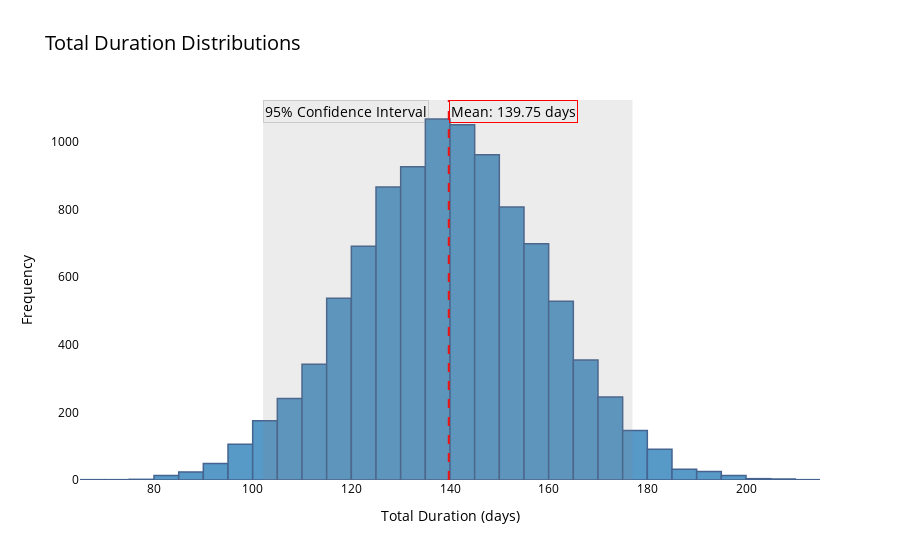
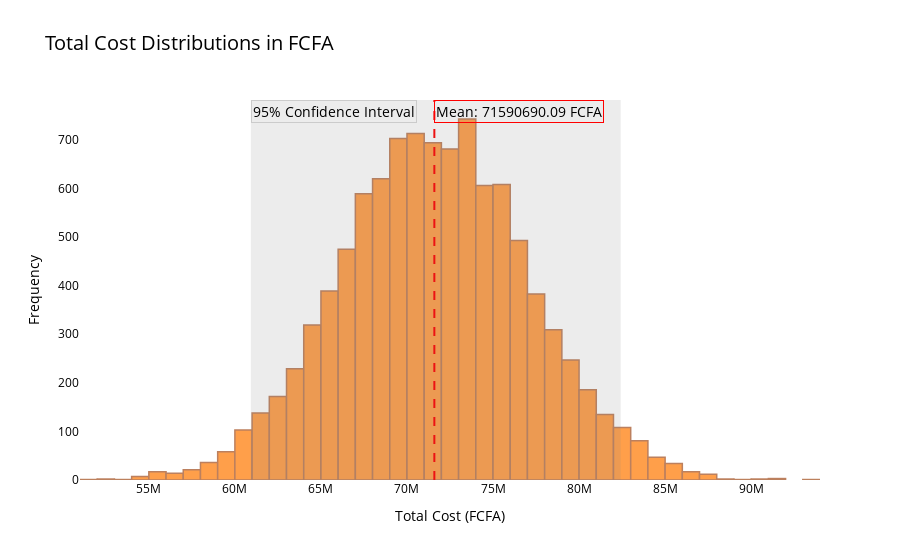
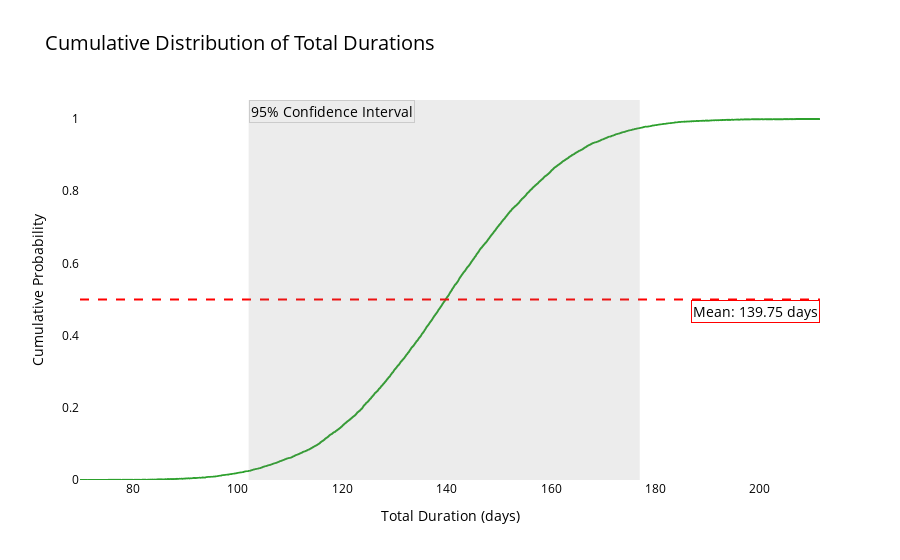
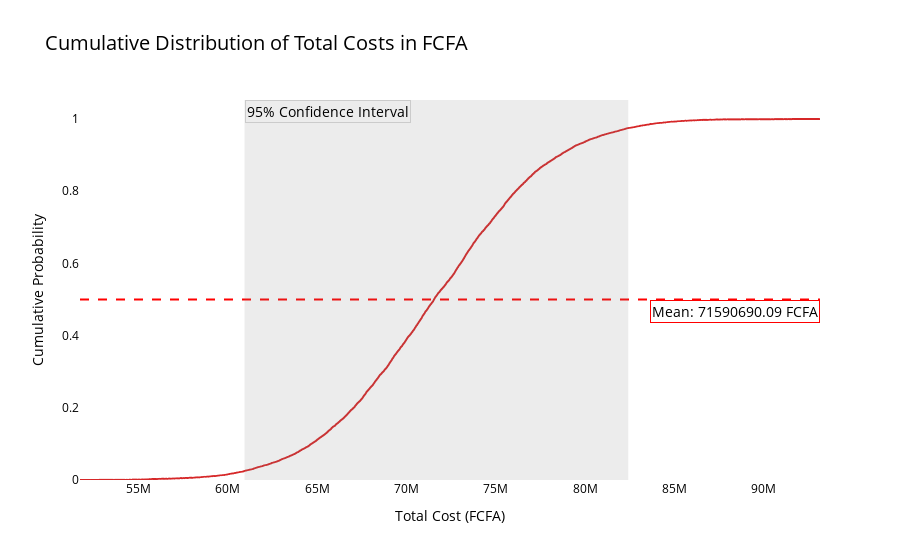

Source (notebook cell) for these figures, in order:
### Code cell
# Plotting results and saving them
fig1 = px.histogram(results_df, x='Total Duration', nbins=50, title='Total Duration Distributions')
fig1.update_traces(marker_color='rgb(31, 119, 180)', opacity=0.75, marker_line_color='rgb(8,48,107)', marker_line_width=1.5)
fig1.update_layout(plot_bgcolor='rgba(0,0,0,0)', paper_bgcolor='rgba(0,0,0,0)', xaxis_title='Total Duration (days)', yaxis_title='Frequency')
fig1.update_xaxes(showgrid=False)
fig1.update_yaxes(showgrid=False)
fig1.update_layout(title_font=dict(size=20), font=dict(color='black'))  
fig1.add_vline(x=mean_duration, line_dash='dash', line_color='red',
               annotation_text=f'Mean: {mean_duration:.2f} days',
               annotation_position="top right", annotation_font=dict(size=14), annotation_bgcolor='rgba(0,0,0,0)', annotation_bordercolor='red')
fig1.add_vrect(x0=confidence_interval_duration[0], x1=confidence_interval_duration[1], line_width=0,
               fillcolor='rgba(128, 128, 128, 0.3)', opacity=0.5,
               annotation_text='95% Confidence Interval', annotation_position="top left",
               annotation_font=dict(size=14), annotation_bgcolor='rgba(0,0,0,0)', annotation_bordercolor='rgba(128, 128, 128, 0.3)')

fig2 = px.histogram(results_df, x='Total Cost FCFA', nbins=50, title='Total Cost Distributions in FCFA')
fig2.update_traces(marker_color='rgb(255, 127, 14)', opacity=0.75, marker_line_color='rgb(166, 86, 40)', marker_line_width=1.5)
fig2.update_layout(plot_bgcolor='rgba(0,0,0,0)', paper_bgcolor='rgba(0,0,0,0)', xaxis_title='Total Cost (FCFA)', yaxis_title='Frequency')
fig2.update_xaxes(showgrid=False)
fig2.update_yaxes(showgrid=False)
fig2.update_layout(title_font=dict(size=20), font=dict(color='black'))
fig2.add_vline(x=mean_cost, line_dash='dash', line_color='red',
               annotation_text=f'Mean: {mean_cost:.2f} FCFA',
               annotation_position="top right", annotation_font=dict(size=14), annotation_bgcolor='rgba(0,0,0,0)', annotation_bordercolor='red')
fig2.add_vrect(x0=confidence_interval_cost[0], x1=confidence_interval_cost[1], line_width=0,
               fillcolor='rgba(128, 128, 128, 0.3)', opacity=0.5,
               annotation_text='95% Confidence Interval', annotation_position="top left",
               annotation_font=dict(size=14), annotation_bgcolor='rgba(0,0,0,0)', annotation_bordercolor='rgba(128, 128, 128, 0.3)')

fig3 = px.ecdf(results_df, x='Total Duration', title='Cumulative Distribution of Total Durations')
fig3.update_traces(line=dict(color='rgb(44, 160, 44)', width=2), marker=dict(size=3))
fig3.update_layout(plot_bgcolor='rgba(0,0,0,0)', paper_bgcolor='rgba(0,0,0,0)', xaxis_title='Total Duration (days)', yaxis_title='Cumulative Probability')
fig3.update_xaxes(showgrid=False)
fig3.update_yaxes(showgrid=False)
fig3.update_layout(title_font=dict(size=20), font=dict(color='black'))
fig3.add_hline(y=0.5, line_dash='dash', line_color='red',
               annotation_text=f'Mean: {mean_duration:.2f} days',
               annotation_position="bottom right", annotation_font=dict(size=14), annotation_bgcolor='rgba(0,0,0,0)', annotation_bordercolor='red')
fig3.add_vrect(x0=confidence_interval_duration[0], x1=confidence_interval_duration[1], line_width=0,
               fillcolor='rgba(128, 128, 128, 0.3)', opacity=0.5,
               annotation_text='95% Confidence Interval', annotation_position="top left",
               annotation_font=dict(size=14), annotation_bgcolor='rgba(0,0,0,0)', annotation_bordercolor='rgba(128, 128, 128, 0.3)')

fig4 = px.ecdf(results_df, x='Total Cost FCFA', title='Cumulative Distribution of Total Costs in FCFA')
fig4.update_traces(line=dict(color='rgb(214, 39, 40)', width=2), marker=dict(size=3))
fig4.update_layout(plot_bgcolor='rgba(0,0,0,0)', paper_bgcolor='rgba(0,0,0,0)', xaxis_title='Total Cost (FCFA)', yaxis_title='Cumulative Probability')
fig4.update_xaxes(showgrid=False)
fig4.update_yaxes(showgrid=False)
fig4.update_layout(title_font=dict(size=20), font=dict(color='black'))

fig4.add_hline(y=0.5, line_dash='dash', line_color='red',
               annotation_text=f'Mean: {mean_cost:.2f} FCFA',
               annotation_position="bottom right", annotation_font=dict(size=14), annotation_bgcolor='rgba(0,0,0,0)', annotation_bordercolor='red')
fig4.add_vrect(x0=confidence_interval_cost[0], x1=confidence_interval_cost[1], line_width=0,
               fillcolor='rgba(128, 128, 128, 0.3)', opacity=0.5,
               annotation_text='95% Confidence Interval', annotation_position="top left",
               annotation_font=dict(size=14), annotation_bgcolor='rgba(0,0,0,0)', annotation_bordercolor='rgba(128, 128, 128, 0.3)')

fig1.show()
fig2.show()
fig3.show()
fig4.show()

### Figure 1 — Plotly figure (JSON) as saved in the notebook; plotly's stock layout.template omitted (floating-point values rounded to 4 significant figures; data arrays with more than 128 entries replaced by an {"elided": "..."} marker saying what was removed)
{"data": [{"alignmentgroup": "True", "bingroup": "x", "hovertemplate": "Total Duration=%{x}<br>count=%{y}<extra></extra>", "legendgroup": "", "marker": {"color": "rgb(31, 119, 180)", "line": {"color": "rgb(8,48,107)", "width": 1.5}, "pattern": {"shape": ""}}, "name": "", "nbinsx": 50, "offsetgroup": "", "opacity": 0.75, "orientation": "v", "showlegend": false, "type": "histogram", "x": {"elided": "10000 float values"}, "xaxis": "x", "yaxis": "y"}], "layout": {"annotations": [{"bgcolor": "rgba(0,0,0,0)", "bordercolor": "red", "font": {"size": 14}, "showarrow": false, "text": "Mean: 139.75 days", "x": 139.8, "xanchor": "left", "xref": "x", "y": 1, "yanchor": "top", "yref": "y domain"}, {"bgcolor": "rgba(0,0,0,0)", "bordercolor": "rgba(128, 128, 128, 0.3)", "font": {"size": 14}, "showarrow": false, "text": "95% Confidence Interval", "x": 102.1, "xanchor": "left", "xref": "x", "y": 1, "yanchor": "top", "yref": "y domain"}], "barmode": "relative", "font": {"color": "black"}, "legend": {"tracegroupgap": 0}, "paper_bgcolor": "rgba(0,0,0,0)", "plot_bgcolor": "rgba(0,0,0,0)", "shapes": [{"line": {"color": "red", "dash": "dash"}, "type": "line", "x0": 139.8, "x1": 139.8, "xref": "x", "y0": 0, "y1": 1, "yref": "y domain"}, {"fillcolor": "rgba(128, 128, 128, 0.3)", "line": {"width": 0}, "opacity": 0.5, "type": "rect", "x0": 102.1, "x1": 177.0, "xref": "x", "y0": 0, "y1": 1, "yref": "y domain"}], "title": {"font": {"size": 20}, "text": "Total Duration Distributions"}, "xaxis": {"anchor": "y", "domain": [0, 1], "showgrid": false, "title": {"text": "Total Duration (days)"}}, "yaxis": {"anchor": "x", "domain": [0, 1], "showgrid": false, "title": {"text": "Frequency"}}}}

### Figure 2 — Plotly figure (JSON) as saved in the notebook; plotly's stock layout.template omitted (floating-point values rounded to 4 significant figures; data arrays with more than 128 entries replaced by an {"elided": "..."} marker saying what was removed)
{"data": [{"alignmentgroup": "True", "bingroup": "x", "hovertemplate": "Total Cost FCFA=%{x}<br>count=%{y}<extra></extra>", "legendgroup": "", "marker": {"color": "rgb(255, 127, 14)", "line": {"color": "rgb(166, 86, 40)", "width": 1.5}, "pattern": {"shape": ""}}, "name": "", "nbinsx": 50, "offsetgroup": "", "opacity": 0.75, "orientation": "v", "showlegend": false, "type": "histogram", "x": {"elided": "10000 float values"}, "xaxis": "x", "yaxis": "y"}], "layout": {"annotations": [{"bgcolor": "rgba(0,0,0,0)", "bordercolor": "red", "font": {"size": 14}, "showarrow": false, "text": "Mean: 71590690.09 FCFA", "x": 71590000.0, "xanchor": "left", "xref": "x", "y": 1, "yanchor": "top", "yref": "y domain"}, {"bgcolor": "rgba(0,0,0,0)", "bordercolor": "rgba(128, 128, 128, 0.3)", "font": {"size": 14}, "showarrow": false, "text": "95% Confidence Interval", "x": 60930000.0, "xanchor": "left", "xref": "x", "y": 1, "yanchor": "top", "yref": "y domain"}], "barmode": "relative", "font": {"color": "black"}, "legend": {"tracegroupgap": 0}, "paper_bgcolor": "rgba(0,0,0,0)", "plot_bgcolor": "rgba(0,0,0,0)", "shapes": [{"line": {"color": "red", "dash": "dash"}, "type": "line", "x0": 71590000.0, "x1": 71590000.0, "xref": "x", "y0": 0, "y1": 1, "yref": "y domain"}, {"fillcolor": "rgba(128, 128, 128, 0.3)", "line": {"width": 0}, "opacity": 0.5, "type": "rect", "x0": 60930000.0, "x1": 82420000.0, "xref": "x", "y0": 0, "y1": 1, "yref": "y domain"}], "title": {"font": {"size": 20}, "text": "Total Cost Distributions in FCFA"}, "xaxis": {"anchor": "y", "domain": [0, 1], "showgrid": false, "title": {"text": "Total Cost (FCFA)"}}, "yaxis": {"anchor": "x", "domain": [0, 1], "showgrid": false, "title": {"text": "Frequency"}}}}

### Figure 3 — Plotly figure (JSON) as saved in the notebook; plotly's stock layout.template omitted (floating-point values rounded to 4 significant figures; data arrays with more than 128 entries replaced by an {"elided": "..."} marker saying what was removed)
{"data": [{"hovertemplate": "Total Duration=%{x}<br>probability=%{y}<extra></extra>", "legendgroup": "", "line": {"color": "rgb(44, 160, 44)", "dash": "solid", "shape": "hv", "width": 2}, "marker": {"color": "#636efa", "size": 3, "symbol": "circle"}, "mode": "lines", "name": "", "showlegend": false, "type": "scattergl", "x": {"elided": "10000 float values"}, "xaxis": "x", "y": {"elided": "10000 float values"}, "yaxis": "y"}], "layout": {"annotations": [{"bgcolor": "rgba(0,0,0,0)", "bordercolor": "red", "font": {"size": 14}, "showarrow": false, "text": "Mean: 139.75 days", "x": 1, "xanchor": "right", "xref": "x domain", "y": 0.5, "yanchor": "top", "yref": "y"}, {"bgcolor": "rgba(0,0,0,0)", "bordercolor": "rgba(128, 128, 128, 0.3)", "font": {"size": 14}, "showarrow": false, "text": "95% Confidence Interval", "x": 102.1, "xanchor": "left", "xref": "x", "y": 1, "yanchor": "top", "yref": "y domain"}], "font": {"color": "black"}, "legend": {"tracegroupgap": 0}, "paper_bgcolor": "rgba(0,0,0,0)", "plot_bgcolor": "rgba(0,0,0,0)", "shapes": [{"line": {"color": "red", "dash": "dash"}, "type": "line", "x0": 0, "x1": 1, "xref": "x domain", "y0": 0.5, "y1": 0.5, "yref": "y"}, {"fillcolor": "rgba(128, 128, 128, 0.3)", "line": {"width": 0}, "opacity": 0.5, "type": "rect", "x0": 102.1, "x1": 177.0, "xref": "x", "y0": 0, "y1": 1, "yref": "y domain"}], "title": {"font": {"size": 20}, "text": "Cumulative Distribution of Total Durations"}, "xaxis": {"anchor": "y", "domain": [0, 1], "showgrid": false, "title": {"text": "Total Duration (days)"}}, "yaxis": {"anchor": "x", "domain": [0, 1], "rangemode": "tozero", "showgrid": false, "title": {"text": "Cumulative Probability"}}}}

### Figure 4 — Plotly figure (JSON) as saved in the notebook; plotly's stock layout.template omitted (floating-point values rounded to 4 significant figures; data arrays with more than 128 entries replaced by an {"elided": "..."} marker saying what was removed)
{"data": [{"hovertemplate": "Total Cost FCFA=%{x}<br>probability=%{y}<extra></extra>", "legendgroup": "", "line": {"color": "rgb(214, 39, 40)", "dash": "solid", "shape": "hv", "width": 2}, "marker": {"color": "#636efa", "size": 3, "symbol": "circle"}, "mode": "lines", "name": "", "showlegend": false, "type": "scattergl", "x": {"elided": "10000 float values"}, "xaxis": "x", "y": {"elided": "10000 float values"}, "yaxis": "y"}], "layout": {"annotations": [{"bgcolor": "rgba(0,0,0,0)", "bordercolor": "red", "font": {"size": 14}, "showarrow": false, "text": "Mean: 71590690.09 FCFA", "x": 1, "xanchor": "right", "xref": "x domain", "y": 0.5, "yanchor": "top", "yref": "y"}, {"bgcolor": "rgba(0,0,0,0)", "bordercolor": "rgba(128, 128, 128, 0.3)", "font": {"size": 14}, "showarrow": false, "text": "95% Confidence Interval", "x": 60930000.0, "xanchor": "left", "xref": "x", "y": 1, "yanchor": "top", "yref": "y domain"}], "font": {"color": "black"}, "legend": {"tracegroupgap": 0}, "paper_bgcolor": "rgba(0,0,0,0)", "plot_bgcolor": "rgba(0,0,0,0)", "shapes": [{"line": {"color": "red", "dash": "dash"}, "type": "line", "x0": 0, "x1": 1, "xref": "x domain", "y0": 0.5, "y1": 0.5, "yref": "y"}, {"fillcolor": "rgba(128, 128, 128, 0.3)", "line": {"width": 0}, "opacity": 0.5, "type": "rect", "x0": 60930000.0, "x1": 82420000.0, "xref": "x", "y0": 0, "y1": 1, "yref": "y domain"}], "title": {"font": {"size": 20}, "text": "Cumulative Distribution of Total Costs in FCFA"}, "xaxis": {"anchor": "y", "domain": [0, 1], "showgrid": false, "title": {"text": "Total Cost (FCFA)"}}, "yaxis": {"anchor": "x", "domain": [0, 1], "rangemode": "tozero", "showgrid": false, "title": {"text": "Cumulative Probability"}}}}
